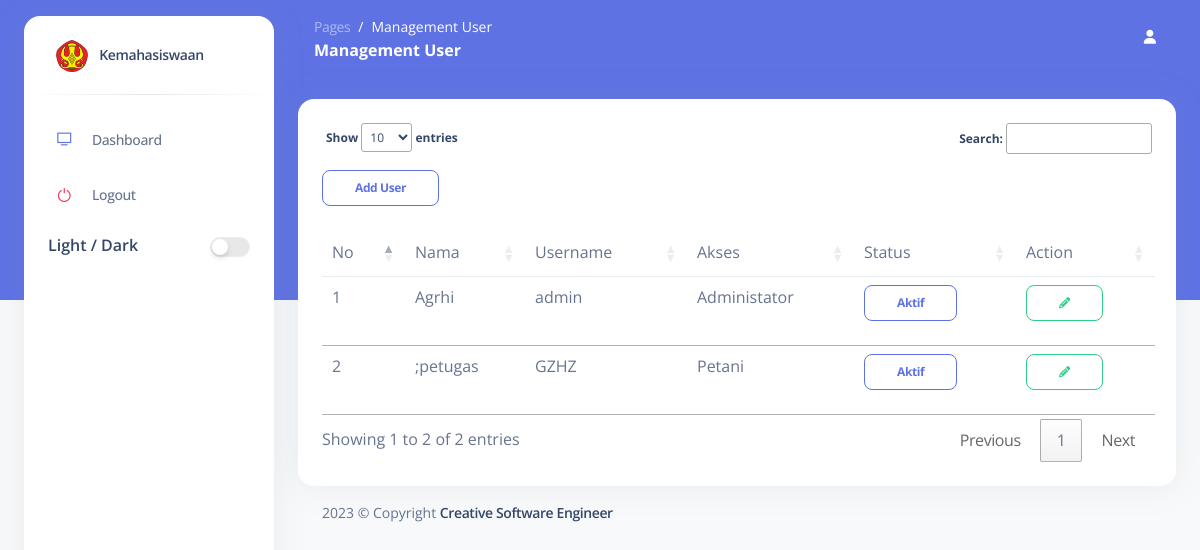
/index.php/management_user, run on an earlier commit of the app's database.
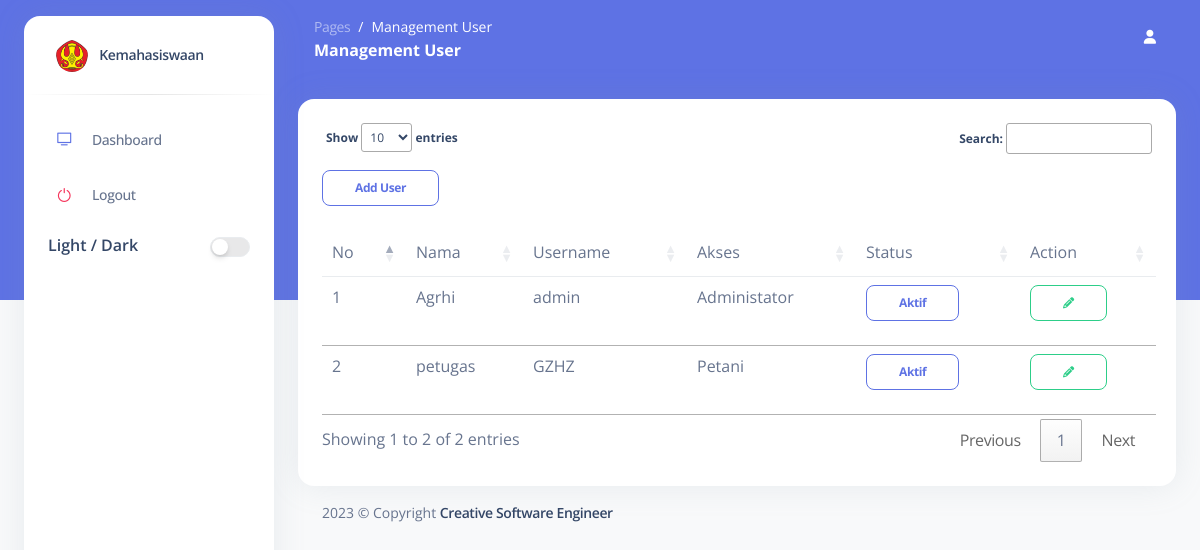
And on a later commit of the database.
### tables this page shows
CREATE TABLE `user` (
  `iduser` char(36) NOT NULL,
  `username` varchar(30) NOT NULL,
  `password` varchar(100) NOT NULL,
  `namauser` varchar(30) NOT NULL,
  `status` varchar(1) NOT NULL,
  `role` varchar(1) NOT NULL,
  `ruangan` varchar(15) NOT NULL,
  `created_at` varchar(36) NOT NULL
);

### application/controllers/Management_User.php (called while the page is built, shortened)
<?php
class Management_User extends CI_Controller
{
	public function __construct()
	{
		$this->load->model('M_user');
	}
	public function index()
	{
		$this->loadView();
	}
	private function loadView($showModal = "index")
	{
		$data = [
			'title' => 'Management User',
			'user' => $this->M_user->get()->result(),
			'showModal' => $showModal
		];
		$this->load->view('layout/header', $data);
		$this->load->view('layout/sidebar', $data);
		$this->load->view('layout/navbar');
		$this->load->view('content/admin/management_user/index', $data);
		$this->load->view('layout/footer');
	}
}

### index.php (called while the page is built, shortened)
<?php
require_once BASEPATH.'core/CodeIgniter.php';

### application/models/M_user.php (called while the page is built, shortened)
<?php
class M_user extends CI_Model
{
	public function get($id = ''){
		$this->db->select('*');
		$this->db->from('user');
		$query = $this->db->get();
		return $query;
	}
}

### application/views/content/admin/management_user/index.php (the view, shortened to what this page needs)
<section class="section">
    <div class="card">
        <div class="card-body">
            <table class="table caption-top" id="user">
                <caption>
                    <button type="button" class="btn btn-outline-primary btn-sm" data-bs-toggle="modal" data-bs-target="#modaladd">Add User</button>
                </caption>
                <thead>
                    <tr>
                        <td>No</td>
                        <td>Nama</td>
                        <td>Username</td>
                        <td>Akses</td>
                        <td>Status</td>
                        <td>Action</td>
                    </tr>
                </thead>
                <tbody>
                    <?php
                    $no = 1;
                    foreach ($user as $value) { ?>
                        <tr>
                            <td><?= $no++ ?></td>
                            <td><?= $value->namauser ?></td>
                            <td><?= $value->username ?></td>
                            <td>
                                <?php if ($value->role == 1) {
                                    echo "Administator";
                                } else {
                                    echo "Petani";
                                } ?>
                            </td>
                            <td>
                                <?php if ($value->status == 1) { ?>
                                    <a href="<?= base_url('management_user/status/nonaktif/') . $value->iduser ?>" class="btn btn-outline-primary btn-sm">Aktif</a>
                                <?php } else { ?>
                                    <a href="<?= base_url('management_user/status/aktif/') . $value->iduser ?>" class="btn btn-outline-danger btn-sm">Tidak Aktif</a>
                                <?php } ?>
                            </td>
                            <td>
                                <button class="btn btn-outline-success btn-sm" data-bs-toggle="modal" onclick="updateuser('<?= $value->iduser ?>')" data-bs-target="#modaledit"><i class="fa fa-pencil" aria-hidden="true"></i></button>
                            </td>
                        </tr>
                    <?php } ?>
                </tbody>
            </table>
        </div>
    </div>
</section>

### application/views/layout/header.php (shortened to what this page needs)
<!DOCTYPE html>
<html lang="en">
<head>
  <link href="<?= base_url('') ?>/assets/admin/css/nucleo-icons.css" rel="stylesheet" />
  <link href="<?= base_url('') ?>/assets/admin/css/nucleo-svg.css" rel="stylesheet" />
  <link href="<?= base_url('') ?>/assets/admin/css/nucleo-svg.css" rel="stylesheet" />
  <link id="pagestyle" href="<?= base_url('') ?>/assets/admin/css/Argon-dashboard.min.css?v=2.0.4" rel="stylesheet" />
  <link rel="stylesheet" href="https://cdn.datatables.net/1.13.1/css/jquery.dataTables.min.css">
</head>
<body class="g-sidenav-show bg-gray-100">

### application/views/layout/sidebar.php (shortened to what this page needs)
<aside class="sidenav bg-white navbar navbar-vertical navbar-expand-xs border-0 border-radius-xl my-3 fixed-start ms-4 "
    id="sidenav-main">
    <div class="sidenav-header">
        <a class="navbar-brand m-0" href="<?= base_url('dashboard') ?>">
            <img src="<?= base_url('') ?>/assets/img/logo.png" class="navbar-brand-img h-100 rounded-circle"
                alt="main_logo">
            <span class="ms-2 font-weight-bold">Kemahasiswaan</span>
        </a>
    </div>
    <hr class="horizontal dark mt-0">
    <div class="collapse navbar-collapse w-auto" id="sidenav-collapse-main">
        <ul class="navbar-nav">
            <li class="nav-item">
                <a class="nav-link <?= ($title === "Dashboard") ? 'active' : '' ?>" href="<?= base_url('dashboard') ?>">
                    <div
                        class="icon icon-shape icon-sm border-radius-md text-center me-2 d-flex align-items-center justify-content-center">
                        <i class="ni ni-tv-2 text-primary text-sm opacity-10"></i>
                    </div>
                    <span class="nav-link-text ms-1">Dashboard</span>
                </a>
            </li>
            <li class="nav-item">
                <a class="nav-link" href="<?= base_url('login/logout') ?>">
                    <div
                        class="icon icon-shape icon-sm border-radius-md text-center me-2 d-flex align-items-center justify-content-center">
                        <i class="ni ni-button-power text-danger text-sm opacity-10"></i>
                    </div>
                    <span class="nav-link-text ms-1">Logout</span>
                </a>
            </li>
            <li class="nav-item">
                <div class="container">
                    <div class="mt-2 mb-5 d-flex">
                        <h6 class="mb-0">Light / Dark</h6>
                        <div class="form-check form-switch ps-0 ms-auto my-auto">
                            <input class="form-check-input mt-1 ms-auto" type="checkbox" id="dark-version"
                                onclick="darkMode(this)">
                        </div>
                    </div>
                </div>
            </li>
        </ul>
    </div>
</aside>

### application/views/layout/navbar.php (shortened to what this page needs)
<main class="main-content position-relative border-radius-lg ">
    <nav class="navbar navbar-main navbar-expand-lg px-0 mx-4 shadow-none border-radius-xl " id="navbarBlur"
        data-scroll="false">
        <div class="container-fluid py-1 px-3">
            <nav aria-label="breadcrumb">
                <ol class="breadcrumb bg-transparent mb-0 pb-0 pt-1 px-0 me-sm-6 me-5">
                    <li class="breadcrumb-item text-sm"><a class="opacity-5 text-white" href="javascript:;">Pages</a>
                    </li>
                    <li class="breadcrumb-item text-sm text-white active" aria-current="page"><?= $title; ?></li>
                </ol>
                <h6 class="font-weight-bolder text-white mb-0"><?= $title; ?></h6>
            </nav>
            <div class="collapse navbar-collapse mt-sm-0 mt-2 me-md-0 me-sm-4" id="navbar">
                <ul class="navbar-nav  justify-content-end">
                    <li class="nav-item d-flex align-items-center">
                        <div class="nav-link text-white font-weight-bold px-0">
                            <i class="fa fa-user me-sm-1"></i>
                        </div>
                    </li>
                </ul>
            </div>
        </div>
    </nav>
    <div class="container-fluid py-4">

### application/views/layout/footer.php (shortened to what this page needs)
<footer class="footer pt-3  ">
  <div class="container-fluid">
    <div class="row align-items-center justify-content-lg-between">
      <div class="col-lg-6 mb-lg-0 mb-4">
        <div class="copyright text-center text-sm text-muted text-lg-start">
          2023
          &copy; Copyright
          <a href="https://www.instagram.com/agrhi_/" class="font-weight-bold" target="_blank">Creative Software Engineer</a>
        </div>
      </div>
    </div>
  </div>
</footer>
</div>
</main>
</body>
</html>

### assets/admin/css/nucleo-svg.css (style rules this page uses)
.icon { display: inline-block; color: #111111; height: 1em; width: 1em; }
.icon-sm { height: 0.8em; width: 0.8em; }
.icon { fill: currentColor; stroke: none; }

What changed in the data, as far as the page shows it:
changed user "GZHZ": namauser ";petugas" → "petugas"
